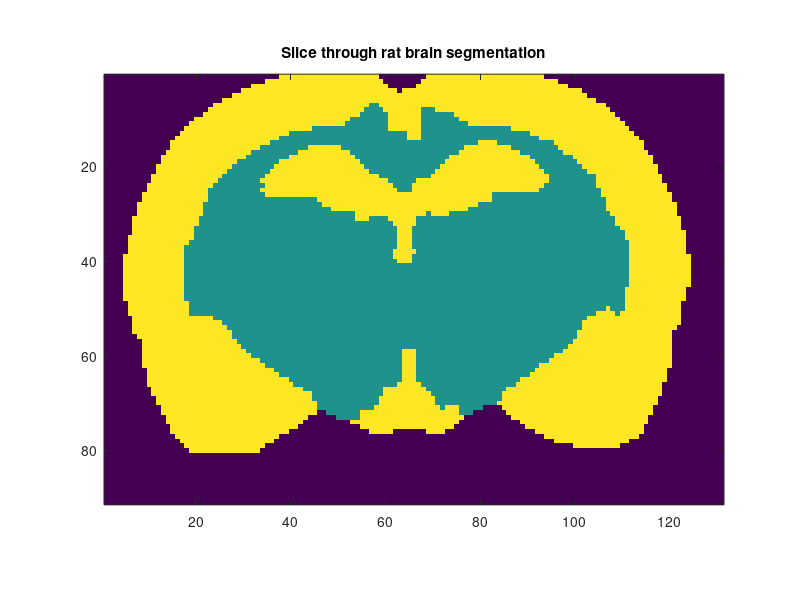

The MATLAB source for this figure: (Note: this script raises an error after producing the figure.)
%% Brain example

% MRI segmentation was performed in Seg3D and saved to .mat file. In this
% case we have extracted the volume data from the file saved my Seg3D to
% save space:
%
% load('Seg3D_Out');
% V=scirunnrrd.data;
% save('Brain_seg.mat','V');
%
% Requires iso2mesh for plotting with binsurface only.

% This segmentation was resampled to give a uniform spacing 
load('Brain_seg.mat');
pixel_scale=8; %this value is set by the project in Seg3D
vol_res=1/pixel_scale;
xyz_res=[vol_res,vol_res,vol_res];

elec_pos_sc=dlmread('Brain_elec.txt');

%plot if we have iso2mesh
if ~isempty(which('plotmesh'))
    
    % extract surface of each layer for plotting
    % binsurface needs [0 1] only, and can only do 1 surface at a time
    V1=V;
    V1(V1==2)=0;
    V2=V;
    V2(V2==1)=0;
    V2(V2==2)=1;
    
    [node1,elem1]=binsurface(V1,4);
    [node2,elem2]=binsurface(V2,4);
    
    figure
    hold on
    patch('Vertices',node1,'faces',elem1,'FaceColor','none','EdgeAlpha',1,'EdgeColor','r');
    patch('Vertices',node2,'faces',elem2,'FaceColor','none','EdgeAlpha',0.4,'EdgeColor',[0.4 0.4 0.4]);
    plot3(elec_pos_sc(:,1),elec_pos_sc(:,2),elec_pos_sc(:,3),'.','MarkerSize',30);
    legend('White Matter','Grey Matter','Electrodes');

    hold off
    daspect([1,1,1]);
    view(3);
    drawnow;
    title('Rat brain seg w/ white and grey matter layers')
    % the holes in the top of the grey matter layer are an artefact of the
    % binsurface output, they are not present in the inr (see fig below)
    
%     saveas(gcf,'figures/brain_seg.png');
    
end


figure
imagesc(squeeze(V(:,:,100))');
daspect([1,1,1]);
title('Slice through rat brain segmentation');
% saveas(gcf,'figures/brain_seg_slice.png');


% save the segmentation to inr for the mesher
saveinr_EIT(uint8(V),'Brain.inr',xyz_res);


%% Run the mesher

P=getmesherparam;

P.facet_distance_mm=.4;
P.cell_fine_size_mm=.5;
P.cell_coarse_size_mm=.6;

P.refine.electrodes=1;
P.electrode_radius_mm=.3;
P.cell_size_electrodes_mm=.1;

% Turn off all optimisations
P.opt.exude_opt=0;
P.opt.lloyd_opt=0;
P.opt.odt_opt=0;
P.opt.perturb_opt=0;

% save the output to csv to load into matlab
P.save.save_nodes_tetra=1;
% save VTK to view it paraview
P.save.save_vtk=1;

% Move the electrode positions to ensure they are placed on the surface,
% the positions are not exact in the first place
P.move.move_electrodes=1;
P.move.outermost_tissue=2;

% write parameter file
writemesherparam('Brain_params.txt',P);

runmesher('Brain.inr','Brain_elec.txt','Brain_params.txt','output/','BrainMesh');


%% Plot mesh 

Mesh=loadmesh('output/BrainMesh');
figure
hold on;
trep = triangulation(Mesh.Tetra, Mesh.Nodes);
[Triangle_Boundary, Nodes_Boundary] = freeBoundary(trep);
h= trisurf(Triangle_Boundary, Nodes_Boundary(:,1), Nodes_Boundary(:,2), Nodes_Boundary(:,3));

set(h,'EdgeColor',[0.3,0.3,0.3],'FaceColor','w','FaceAlpha',1);
daspect([1,1,1]);

plot3(Mesh.elec_pos(:,1),Mesh.elec_pos(:,2),Mesh.elec_pos(:,3),'.','Markersize',30);

hold off
view(3)
title('Rat Brain Mesh Low Res')

% saveas(gcf,'figures/BrainMesh_LowRes.png')

%% Run at higher resolution

% create settings for a more realistic mesh 

P=getmesherparam;
P.facet_distance_mm=.4;
P.cell_fine_size_mm=.15; % Overall smaller elements
P.cell_coarse_size_mm=.2;  % Much higher lower bound of element size

P.refine.electrodes=1;
P.electrode_radius_mm=.3;
P.cell_size_electrodes_mm=.05; % v high res around the electrodes

% Turn on all optimisations and give them a long time to run
P.opt.exude_opt=1;
P.opt.lloyd_opt=1;
P.opt.odt_opt=1;
P.opt.perturb_opt=1;
P.opt.time_limit_sec=86400;

% save the output to csv to load into matlab
P.save.save_nodes_tetra=0;
% save VTK to view it paraview
P.save.save_vtk=1;

% Move the electrode positions to ensure they are placed on the surface,
% the positions are not exact in the first place
P.move.move_electrodes=1;
P.move.outermost_tissue=2;

% write parameter file
writemesherparam('Brain_params_HR.txt',P);

runmesher('Brain.inr','Brain_elec.txt','Brain_params_HR.txt','output_HR/','BrainMeshHighRes');





